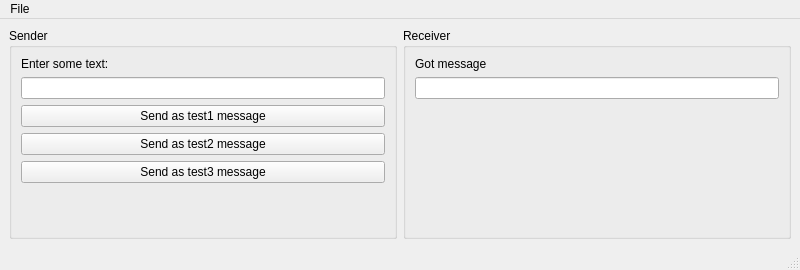
<?xml version="1.0" encoding="UTF-8"?>
<ui version="4.0">
 <class>MainWindow</class>
 <widget class="QMainWindow" name="MainWindow">
  <property name="geometry">
   <rect>
    <x>0</x>
    <y>0</y>
    <width>800</width>
    <height>270</height>
   </rect>
  </property>
  <property name="windowTitle">
   <string>MainWindow</string>
  </property>
  <widget class="QWidget" name="centralwidget">
   <layout class="QHBoxLayout" name="horizontalLayout">
    <item>
     <widget class="QGroupBox" name="groupBox">
      <property name="title">
       <string>Sender</string>
      </property>
      <layout class="QVBoxLayout" name="verticalLayout">
       <item>
        <widget class="QLabel" name="label">
         <property name="text">
          <string>Enter some text:</string>
         </property>
        </widget>
       </item>
       <item>
        <widget class="QLineEdit" name="lineEdit"/>
       </item>
       <item>
        <widget class="QPushButton" name="pushButton_1">
         <property name="text">
          <string>Send as test1 message</string>
         </property>
        </widget>
       </item>
       <item>
        <widget class="QPushButton" name="pushButton_2">
         <property name="text">
          <string>Send as test2 message</string>
         </property>
        </widget>
       </item>
       <item>
        <widget class="QPushButton" name="pushButton_3">
         <property name="text">
          <string>Send as test3 message</string>
         </property>
        </widget>
       </item>
       <item>
        <spacer name="verticalSpacer">
         <property name="orientation">
          <enum>Qt::Vertical</enum>
         </property>
         <property name="sizeHint" stdset="0">
          <size>
           <width>20</width>
           <height>40</height>
          </size>
         </property>
        </spacer>
       </item>
      </layout>
     </widget>
    </item>
    <item>
     <widget class="QGroupBox" name="groupBox_2">
      <property name="title">
       <string>Receiver</string>
      </property>
      <layout class="QVBoxLayout" name="verticalLayout_2">
       <item>
        <widget class="QLabel" name="label_2">
         <property name="text">
          <string>Got message </string>
         </property>
        </widget>
       </item>
       <item>
        <widget class="QLineEdit" name="lineEdit_2">
         <property name="readOnly">
          <bool>true</bool>
         </property>
        </widget>
       </item>
       <item>
        <spacer name="verticalSpacer_2">
         <property name="orientation">
          <enum>Qt::Vertical</enum>
         </property>
         <property name="sizeHint" stdset="0">
          <size>
           <width>20</width>
           <height>40</height>
          </size>
         </property>
        </spacer>
       </item>
      </layout>
     </widget>
    </item>
   </layout>
  </widget>
  <widget class="QMenuBar" name="menubar">
   <property name="geometry">
    <rect>
     <x>0</x>
     <y>0</y>
     <width>800</width>
     <height>20</height>
    </rect>
   </property>
   <widget class="QMenu" name="menuFile">
    <property name="title">
     <string>File</string>
    </property>
    <addaction name="actionQuit"/>
   </widget>
   <addaction name="menuFile"/>
  </widget>
  <widget class="QStatusBar" name="statusbar"/>
  <action name="actionQuit">
   <property name="text">
    <string>Quit</string>
   </property>
   <property name="shortcut">
    <string>Ctrl+Q</string>
   </property>
  </action>
 </widget>
 <resources/>
 <connections>
  <connection>
   <sender>actionQuit</sender>
   <signal>triggered()</signal>
   <receiver>MainWindow</receiver>
   <slot>close()</slot>
   <hints>
    <hint type="sourcelabel">
     <x>-1</x>
     <y>-1</y>
    </hint>
    <hint type="destinationlabel">
     <x>399</x>
     <y>134</y>
    </hint>
   </hints>
  </connection>
 </connections>
</ui>
